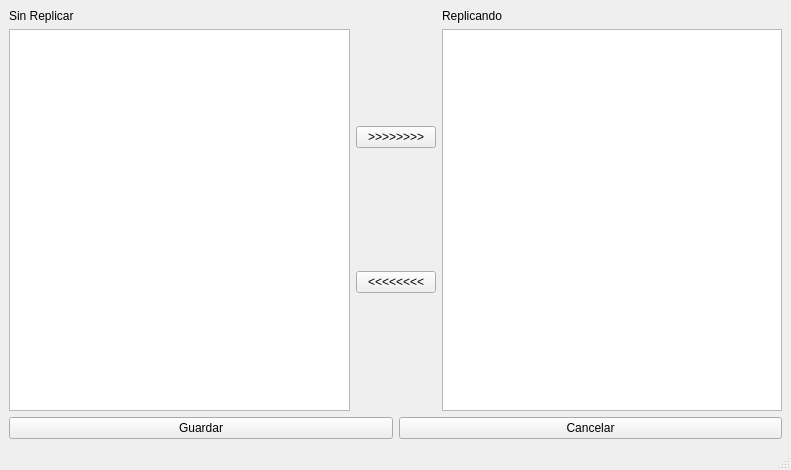
<?xml version="1.0" encoding="UTF-8"?>
<ui version="4.0">
 <class>MainWindow</class>
 <widget class="QMainWindow" name="MainWindow">
  <property name="geometry">
   <rect>
    <x>0</x>
    <y>0</y>
    <width>791</width>
    <height>470</height>
   </rect>
  </property>
  <property name="windowTitle">
   <string>Tablas DB Origen</string>
  </property>
  <property name="windowIcon">
   <iconset>
    <normaloff>shiny-broccoli/ui/computer.png</normaloff>shiny-broccoli/ui/computer.png</iconset>
  </property>
  <widget class="QWidget" name="centralwidget">
   <layout class="QVBoxLayout" name="verticalLayout_5">
    <item>
     <layout class="QVBoxLayout" name="verticalLayout">
      <item>
       <layout class="QHBoxLayout" name="horizontalLayout">
        <item>
         <layout class="QVBoxLayout" name="verticalLayout_4">
          <item>
           <widget class="QLabel" name="label">
            <property name="text">
             <string>Sin Replicar</string>
            </property>
           </widget>
          </item>
          <item>
           <widget class="QListWidget" name="replica_list"/>
          </item>
         </layout>
        </item>
        <item>
         <layout class="QVBoxLayout" name="verticalLayout_3">
          <item>
           <widget class="QPushButton" name="derecha_botton">
            <property name="text">
             <string>&gt;&gt;&gt;&gt;&gt;&gt;&gt;&gt;</string>
            </property>
           </widget>
          </item>
          <item>
           <widget class="QPushButton" name="izquierda_botton">
            <property name="text">
             <string>&lt;&lt;&lt;&lt;&lt;&lt;&lt;&lt;</string>
            </property>
           </widget>
          </item>
         </layout>
        </item>
        <item>
         <layout class="QVBoxLayout" name="verticalLayout_2">
          <item>
           <widget class="QLabel" name="label_2">
            <property name="text">
             <string>Replicando</string>
            </property>
           </widget>
          </item>
          <item>
           <widget class="QListWidget" name="replicando_list"/>
          </item>
         </layout>
        </item>
       </layout>
      </item>
     </layout>
    </item>
    <item>
     <layout class="QHBoxLayout" name="horizontalLayout_2">
      <item>
       <widget class="QPushButton" name="guardar_botton">
        <property name="text">
         <string>Guardar</string>
        </property>
       </widget>
      </item>
      <item>
       <widget class="QPushButton" name="cancelar_botton">
        <property name="text">
         <string>Cancelar</string>
        </property>
       </widget>
      </item>
     </layout>
    </item>
   </layout>
  </widget>
  <widget class="QStatusBar" name="statusbar"/>
 </widget>
 <resources/>
 <connections/>
</ui>
